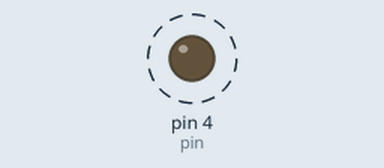
Simulated run of this sketch. Board: Arduino Uno, built with avr-gcc and run on an emulated ATmega328P. Parts: output pins drawn as LEDs (lit = HIGH). Dashed ring = blinking. What the sketch prints to the serial monitor is not drawn.

Above: at 0.5 s.
Timing chart, 0 to 4.6 s (numbered marks = the images above):
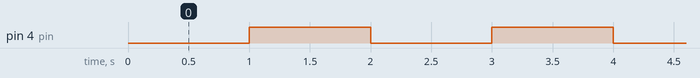

Measured:
- by itself, pin 4 (pin): alternates HIGH for 1.0 s and LOW for 1.0 s

The sketch:

led_control.ino
```cpp
int pin = 4;

void setup(){
    pinMode(pin, OUTPUT);
    Serial.begin(9600);
}

void loop(){
    digitalWrite(pin, LOW);
    Serial.print("off");
    delay(1000);
    digitalWrite(pin, HIGH);
    Serial.print("on");
    delay(1000);
}
```
